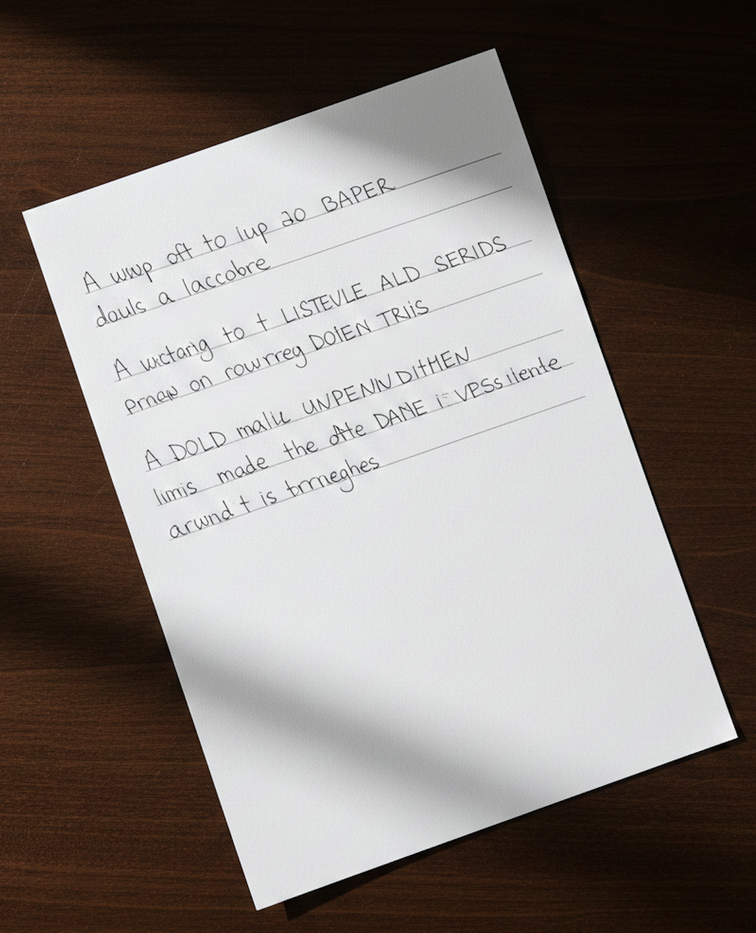
#> input picture Computer_Vision/TestImages/test1.png, 756 x 933 px, shrunk from 1192 x 1472 before the run
$ python document_scanner.py
#> lines starting #> are read from the running program, lines starting #| are printed output that depends on the picture; after the words box and inside, x2 and y2 are one past the last pixel; in counts of white or black regions, pixels touching at a corner belong together
import cv2
import numpy as np


# Function to order points in clockwise order: top-left, top-right, bottom-right, bottom-left
def order_points(pts):
    rect = np.zeros((4, 2), dtype="float32")

    s = pts.sum(axis=1)
    rect[0] = pts[np.argmin(s)]   # Top-left
    rect[2] = pts[np.argmax(s)]   # Bottom-right

    diff = np.diff(pts, axis=1)
    rect[1] = pts[np.argmin(diff)]  # Top-right
    rect[3] = pts[np.argmax(diff)]  # Bottom-left

    return rect
#load image
img = cv2.imread("TestImages/test1.png")
#> img is the input picture: shape (933, 756, 3); mean B, G, R 120.2, 124.5, 131.7

if img is None:
    exit()

orig = img.copy()
h, w = img.shape[:2]
#> h = 933; w = 756

# preprocess for edge detection
gray = cv2.cvtColor(img, cv2.COLOR_BGR2GRAY)
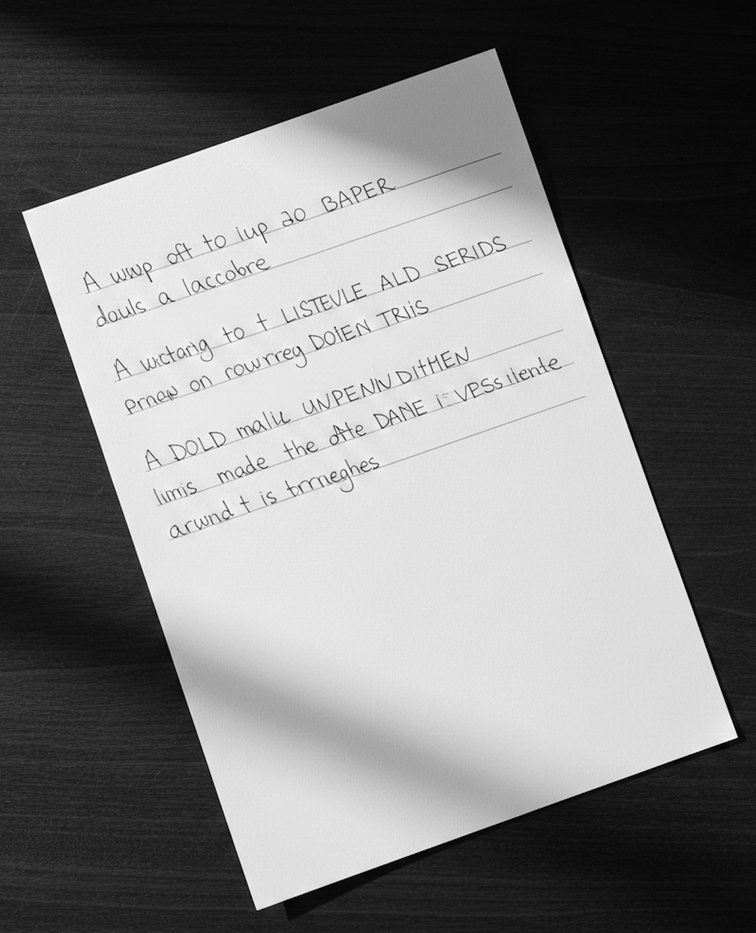
#> gray: shape (933, 756); min 0, max 255, mean 126.2
blur = cv2.GaussianBlur(gray, (5, 5), 0)
edges = cv2.Canny(blur, 50, 150)
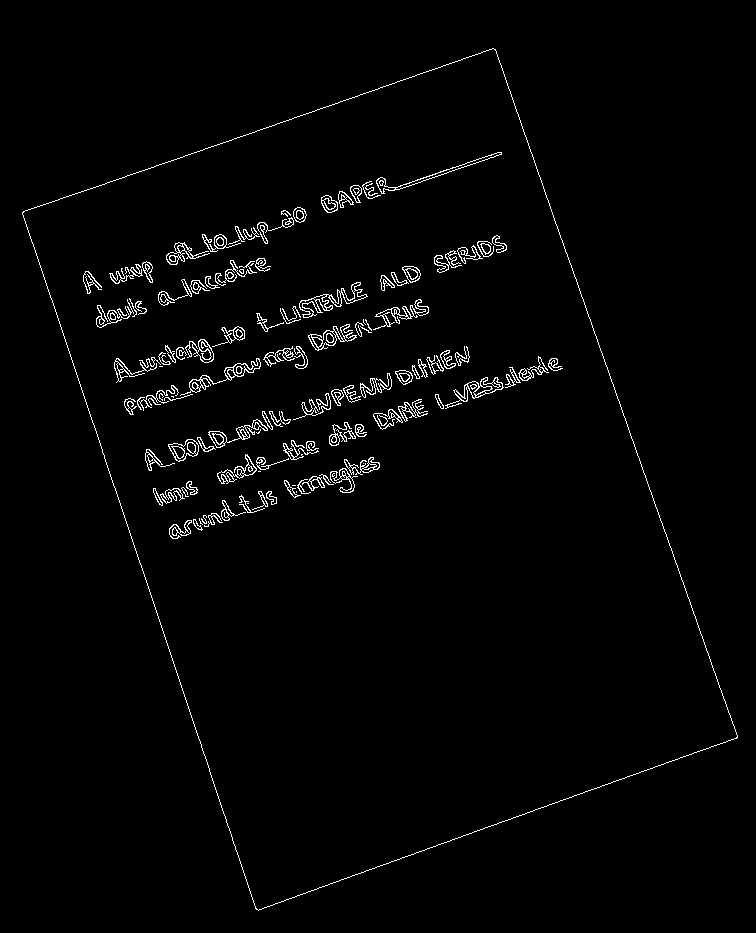
#> edges: shape (933, 756); 1.9% white in thin lines or dots, all inside (x1, y1, x2, y2) = (22, 48, 738, 911)


#find contours
contours, _ = cv2.findContours(edges, cv2.RETR_LIST, cv2.CHAIN_APPROX_SIMPLE)
#> contours = 334 contours, 110 with area under 20; largest, box (x1, y1, x2, y2) and area: (22, 48, 738, 911) 370708, (22, 48, 738, 911) 370702, (299, 282, 368, 318) 539, (445, 377, 504, 409) 498, (180, 358, 261, 396) 486
contours = sorted(contours, key=cv2.contourArea, reverse=True)

doc = None

# finding the document contour
for c in contours:
    peri = cv2.arcLength(c, True)
    approx = cv2.approxPolyDP(c, 0.02 * peri, True)

    if len(approx) == 4:
        doc = approx
        break
#> this loop made 1 pass
#> (peri, doc) on pass 1: (2676.6, [[493, 48], [22, 212], [258, 910], [737, 737]])

if doc is None:
    exit()

# source and destination points for perspective transform
src_pts = order_points(doc.reshape(4, 2))
#> in order_points, `s = pts.sum(axis=1)`: s = [541, 234, 1168, 1474]
#> in order_points, `diff = np.diff(pts, axis=1)`: diff = [-445, 190, 652, 0]
#> src_pts = [[22, 212], [493, 48], [737, 737], [258, 910]]

dst_pts = np.float32([
    [0, 0],
    [w, 0],
    [w, h],
    [0, h]
])
#> dst_pts = [[0, 0], [756, 0], [756, 933], [0, 933]]

M = cv2.getPerspectiveTransform(src_pts, dst_pts)
#> M = [[1.43, -0.485, 71.26], [0.428, 1.23, -270], [-5.42e-06, 3.23e-05, 1]]
warped = cv2.warpPerspective(orig, M, (w, h))
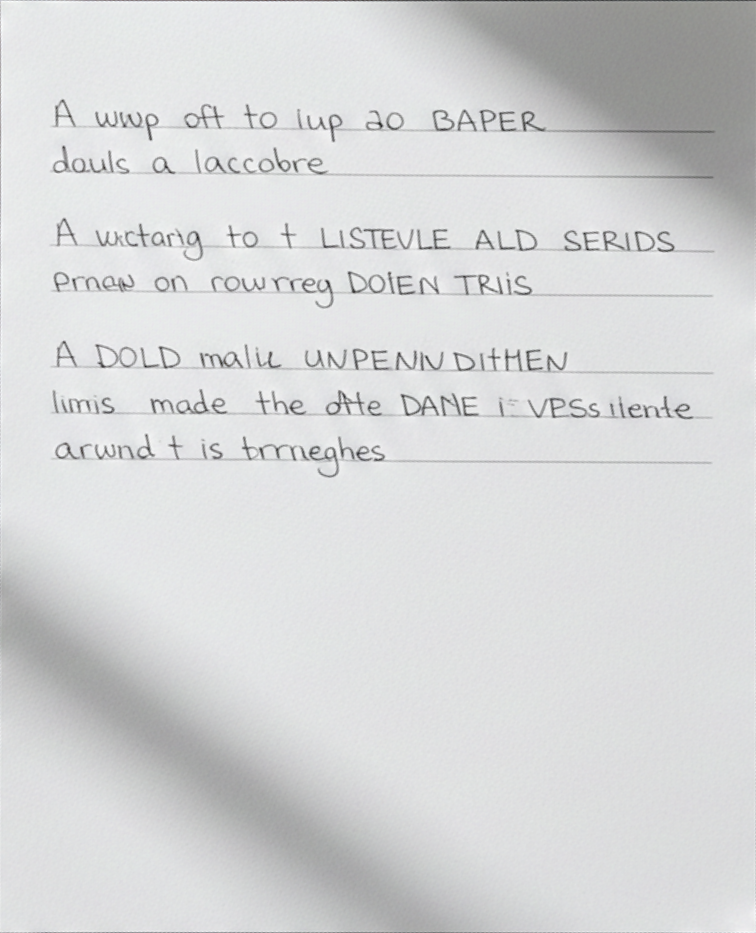
#> warped: shape (933, 756, 3); mean B, G, R 215.3, 214.6, 213.5


# post-process to get a scanned effect
warped_gray = cv2.cvtColor(warped, cv2.COLOR_BGR2GRAY)
final_scan = cv2.adaptiveThreshold(
    warped_gray, 255,
    cv2.ADAPTIVE_THRESH_GAUSSIAN_C,
    cv2.THRESH_BINARY, 11, 2
)
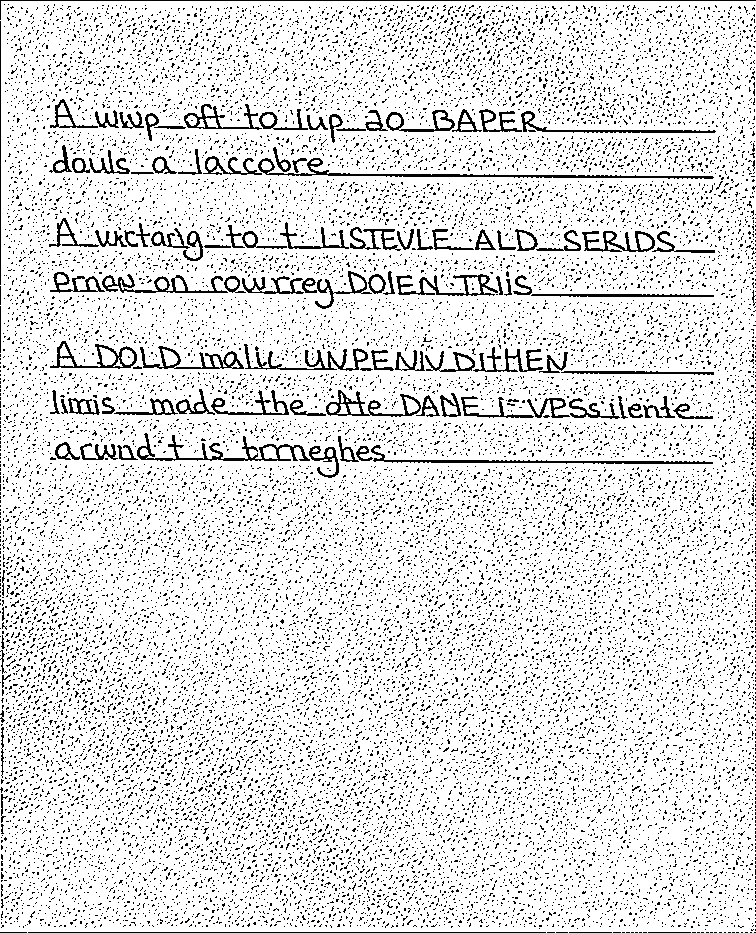
#> final_scan: shape (933, 756); 88.2% white; black in thin lines or dots

#draw the document contour on the original image
cv2.drawContours(img, [doc], -1, (0, 255, 0), 2)
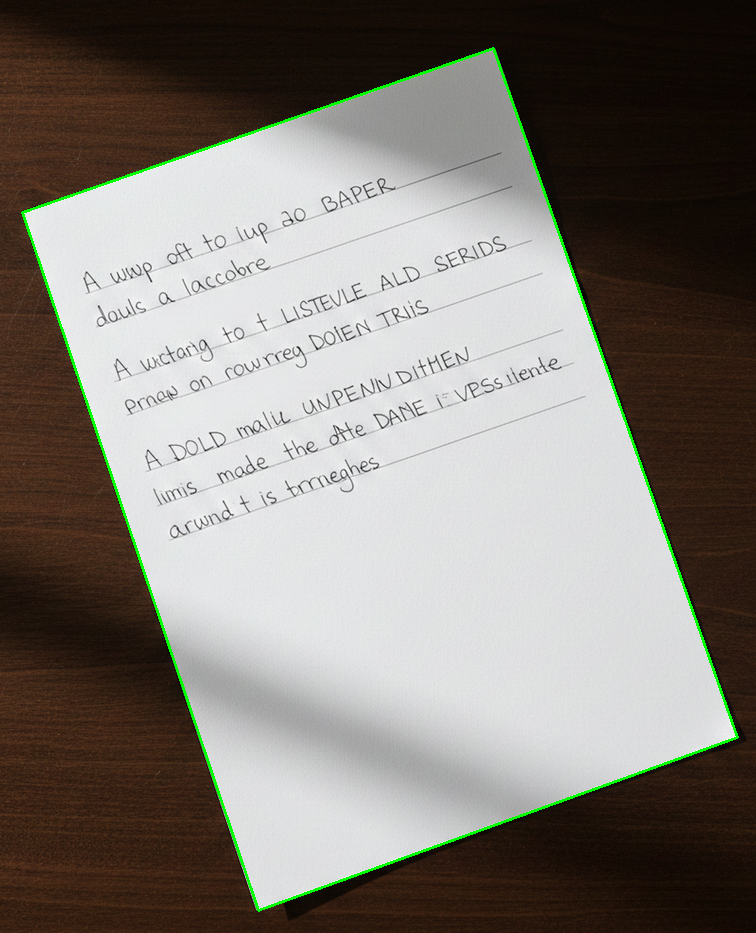
#> img: shape (933, 756, 3); 0.96% of pixels changed, all inside (x1, y1, x2, y2) = (21, 47, 739, 912)

cv2.imshow("Original Image", img)
cv2.imshow("Edges", edges)
cv2.imshow("Warped", warped)
cv2.imshow("Scanned Document", final_scan)

cv2.waitKey(0)
cv2.destroyAllWindows()
